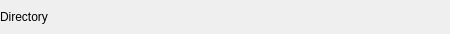
<?xml version="1.0" encoding="UTF-8"?>
<ui version="4.0">
 <class>TablespaceWidget</class>
 <widget class="QWidget" name="TablespaceWidget">
  <property name="geometry">
   <rect>
    <x>0</x>
    <y>0</y>
    <width>450</width>
    <height>34</height>
   </rect>
  </property>
  <property name="minimumSize">
   <size>
    <width>0</width>
    <height>0</height>
   </size>
  </property>
  <layout class="QVBoxLayout" name="directory_lt">
   <property name="leftMargin">
    <number>0</number>
   </property>
   <property name="topMargin">
    <number>0</number>
   </property>
   <property name="rightMargin">
    <number>0</number>
   </property>
   <property name="bottomMargin">
    <number>0</number>
   </property>
   <item>
    <widget class="QLabel" name="directory_lbl">
     <property name="sizePolicy">
      <sizepolicy hsizetype="Expanding" vsizetype="Preferred">
       <horstretch>0</horstretch>
       <verstretch>0</verstretch>
      </sizepolicy>
     </property>
     <property name="text">
      <string>Directory</string>
     </property>
    </widget>
   </item>
  </layout>
 </widget>
 <resources/>
 <connections/>
</ui>
